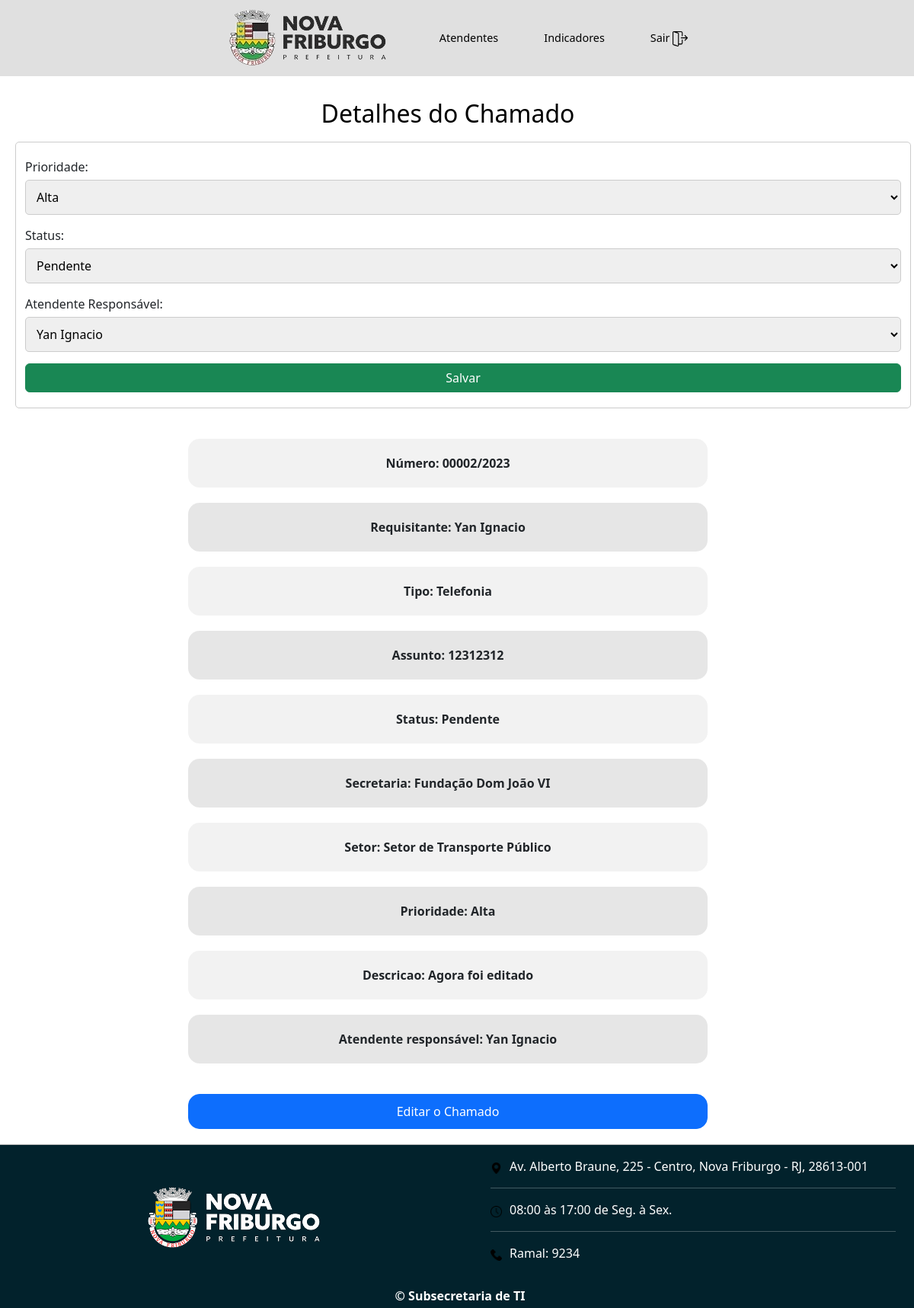
The page /chamado/10 (signed in) on the database as committed earlier.
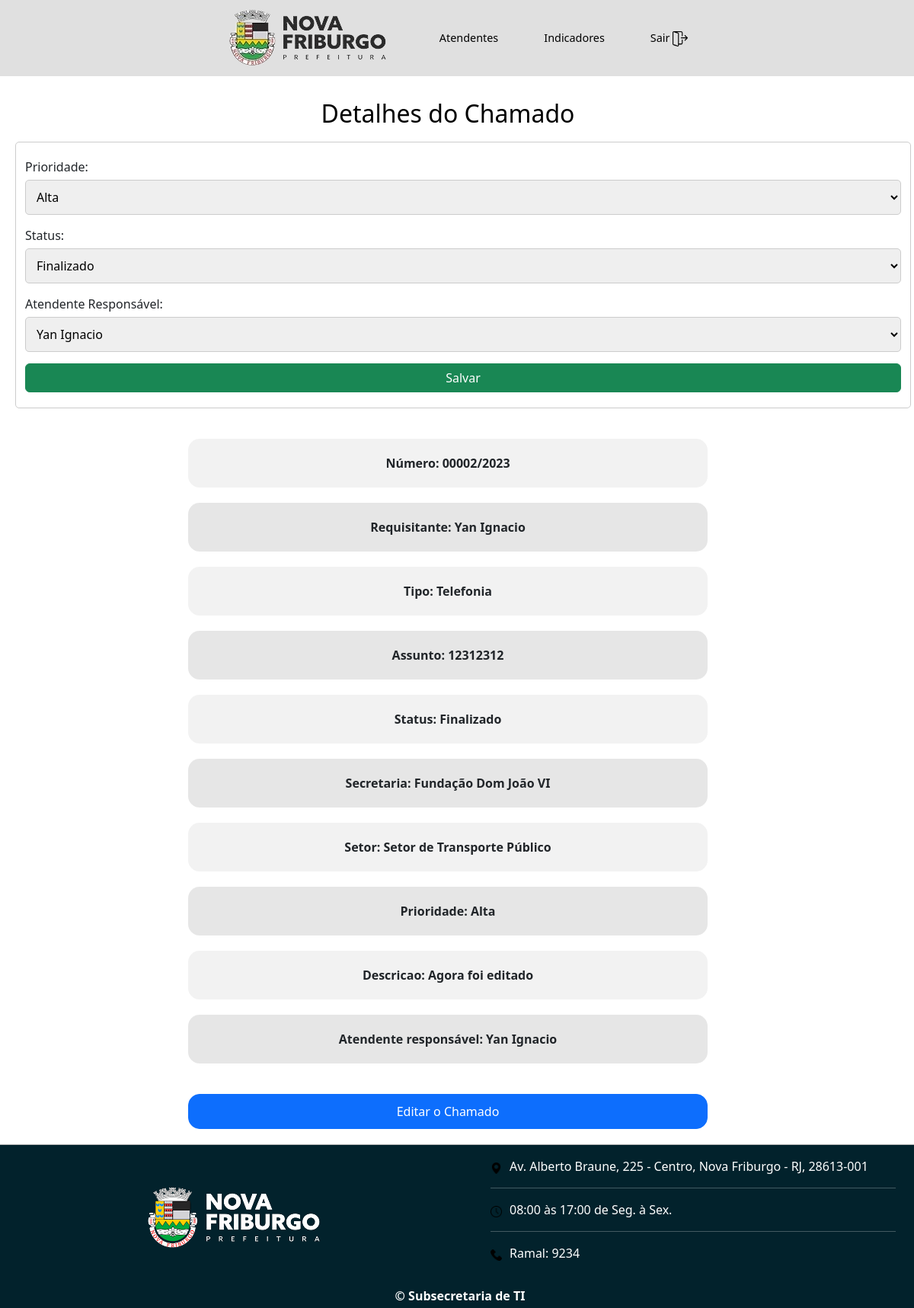
The same page on the database as committed later.
### chamadosApp/models.py (models this page shows, shortened)
class Chamado(models.Model):
    prioridadeChoices = (
        ('0', 'Baixa'),
        ('1', 'Média'),
        ('2', 'Alta')
    )
    statusChoices = (
        ('0', 'Aberto'),
        ('1', 'Pendente'),
        ('2', 'Finalizado'),
    )
    secretaria = models.ForeignKey(Secretaria, verbose_name='Secretaria', on_delete=models.CASCADE, null=True)
    setor = models.ForeignKey(Setor, verbose_name='Setor', on_delete=models.CASCADE, null=True)
    requisitante = models.ForeignKey(Servidor, on_delete=models.CASCADE, related_name='requisitante')
    tipo = models.ForeignKey(Tipo, on_delete=models.CASCADE)
    assunto = models.CharField(max_length=150)
    prioridade = models.CharField(max_length=1, choices=prioridadeChoices, default='0')
    status = models.CharField(max_length=1, choices=statusChoices, default='0')
    descricao = models.TextField(default='')
    atendente = models.ForeignKey(Atendente, verbose_name='Atendente', on_delete=models.CASCADE, related_name='atendente', null=True, default=None)
    dataAbertura = models.DateTimeField(auto_now_add=True)
    dataFechamento = models.DateTimeField(null=True, blank=False)
    numero = models.CharField(max_length=10, default=0)
    def getPrioridade(self):
        for choice in self.prioridadeChoices:
            if choice[0] == self.prioridade:
                return choice[1]
        return "Desconhecido"
    def getStatus(self):
        for choice in self.statusChoices:
            if choice[0] == self.status:
                return choice[1]
        return "Desconhecido"

class Servidor(models.Model):
    user = models.ForeignKey(User, on_delete=models.CASCADE)
    nome = models.CharField(max_length=75)
    setor = models.ForeignKey(Setor, verbose_name='Setor', on_delete=models.CASCADE)
    def __str__(self):
        return self.nome

class Tipo(models.Model):
    nome = models.CharField(max_length=30, verbose_name='Nome do Serviço', blank=True)
    sigla = models.CharField(max_length=3, verbose_name="Sigla", blank=True)
    descricao = models.TextField(default='')
    def __str__(self):
        return self.nome

class Secretaria(models.Model):
    nome = models.CharField(max_length=70)
    def __str__(self):
        return self.nome

class Setor(models.Model):
    secretaria = models.ForeignKey(Secretaria, verbose_name="Secretaria", on_delete=models.CASCADE)
    nome = models.CharField(max_length=100, default='')
    cep = models.CharField(max_length=8, default='')
    bairro = models.CharField(max_length=50, default='')
    logradouro = models.CharField(max_length=150, default='')
    def __str__(self):
        return self.nome

### chamadosApp/views.py (the view)
# urls.py: path('chamado/<int:idChamado>',views.chamado, name='chamado'),
@login_required
def chamado(request, idChamado):
    chamado = Chamado.objects.get(id=idChamado)
    atendentes = Atendente.objects.all()
    if request.method == 'POST':
        chamado = atualizaChamado(request, chamado)
    context = {
        'chamado': chamado,
        'atendentes': atendentes,
    }
    return render(request, 'chamado.html', context)

### chamadosApp/templates/chamado.html (shortened to what this page needs)
{% extends "template.html" %}
{% block main %}
<link rel="stylesheet" href="/static/css/chamado.css">
<h2>Detalhes do Chamado</h2>
<form method=POST>
    <label for="prioridade">Prioridade:</label>
    <select name="prioridade" id="prioridade">
        {% for choice in chamado.prioridadeChoices %}
            <option value="{{ choice.0 }}" {% if choice.0 == chamado.prioridade %}selected{% endif %}>
                {{ choice.1 }}
            </option>
        {% endfor %}
    </select>
    <label for="status">Status:</label>
    <select name="status" id="status">
        {% for choice in chamado.statusChoices %}
            <option value="{{ choice.0 }}" {% if choice.0 == chamado.status %}selected{% endif %}>
                {{ choice.1 }}
            </option>
        {% endfor %}
    </select>
    <label for="atendente">Atendente Responsável:</label>
    <select name="atendente" id="atendente">
        {% for atendente in atendentes %}
            <option value={{ atendente.id }} {% if atendente == chamado.atendente %}selected{% endif %}>
                {{ atendente.nome }}
            </option>
        {% endfor %}
    </select>
    <input class="btn btn-success" type="submit" value="Salvar">
</form>
<div id="p-div">
    <p>Número: {{ chamado.numero }}/{{chamado.dataAbertura.year}}</p>
    <p>Requisitante: {{ chamado.requisitante }}</p>
    <p>Tipo: {{ chamado.tipo }}</p>
    <p>Assunto: {{ chamado.assunto }}</p>
    <p>Status: {{ chamado.getStatus }}</p>
    <p>Secretaria: {{ chamado.secretaria }}</p>
    <p>Setor: {{ chamado.setor }}</p>
    <p>Prioridade: {{ chamado.getPrioridade }}</p>
    <p>Descricao: {{ chamado.descricao }}</p>
    <p>Atendente responsável: {{ chamado.atendente }}</p>
</div>
   <a id="edita-chamado" class="btn btn-primary" href="{% url 'editaChamado' chamado.id %}">Editar o Chamado</a>
{% endblock %}

Rows that differ between the two databases and show on the page:
changed Chamado "Alta": status "Pendente" → "Finalizado"; getStatus "Pendente" → "Finalizado"
